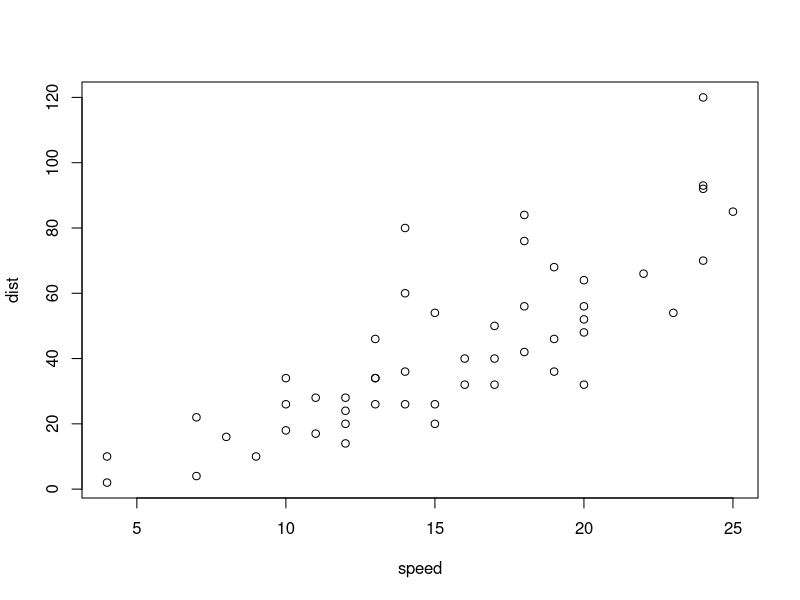
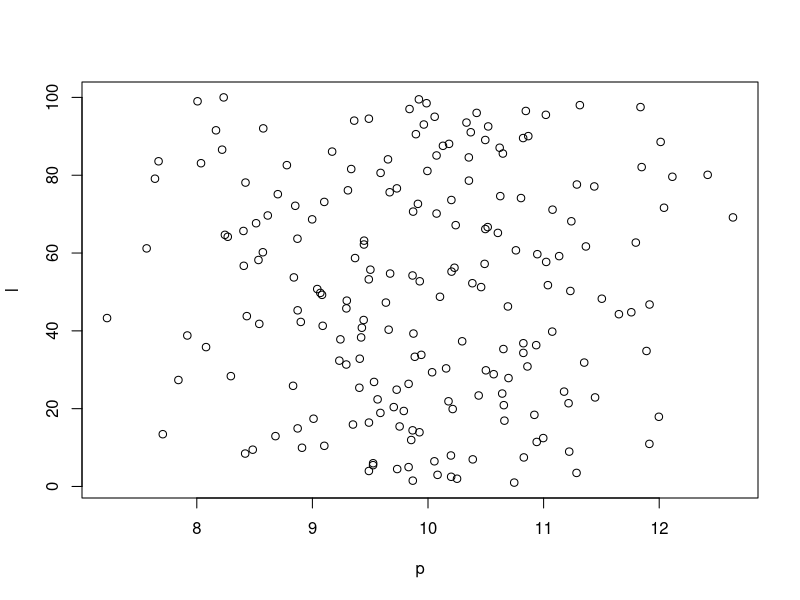
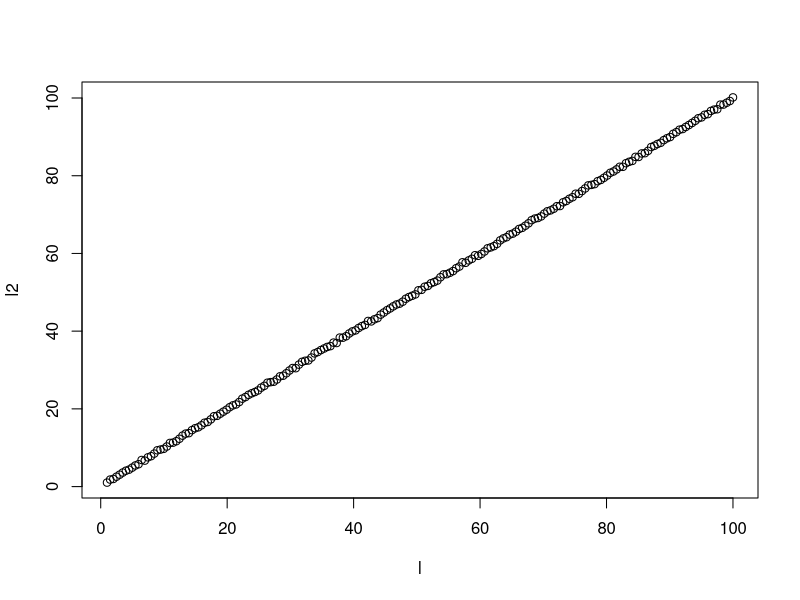

These figures' R source, in order:
### Test FIle
setwd("C:/Users/Nis/Documents/GitHub/EfficiencyFrontiers")
p <- rnorm(200, mean = 10, sd = 1)
l <- seq(1,100,length.out = 200)



pdf('test.pdf')
plot(p,l)
dev.off()

l2 <- l + rnorm(200,mean = 0,sd = 0.2)

pdf('test2.pdf')
plot(l,l2)
dev.off()


# Make another plot here


plot(cars)
